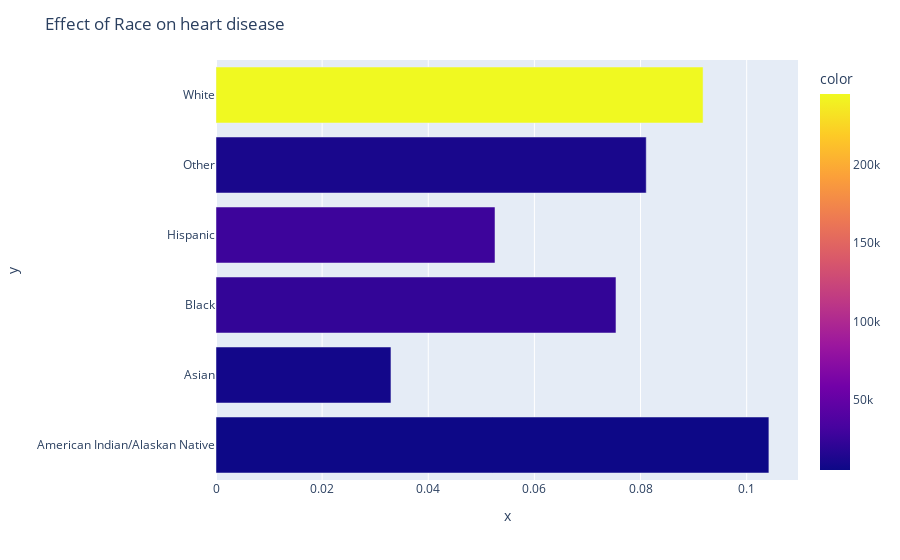

The notebook cell saved with this chart:
### Code cell
A2=list(df.groupby('Race').groups.keys())
B2=[]
C2=[]
for k in A2:
    x=df.loc[(df['Race']==k),:].loc[df['HeartDisease']=='Yes'].count()['HeartDisease']
    y=df.loc[(df['Race']==k),].count()['HeartDisease']
    B2+=[x/y]
    C2+=[y]
fig=px.bar(x=B2,y=A2,color=C2)
fig.update_layout(title_text="Effect of Race on heart disease")
fig.show()
fig.write_image("./Images/dataRaceVs.png")

### Figure 1 — Plotly figure (JSON) as saved in the notebook; plotly's stock layout.template omitted (floating-point values rounded to 4 significant figures)
{"data": [{"alignmentgroup": "True", "hovertemplate": "x=%{x}<br>y=%{y}<br>color=%{marker.color}<extra></extra>", "legendgroup": "", "marker": {"color": [5202, 8068, 22939, 27446, 10928, 245212], "coloraxis": "coloraxis", "pattern": {"shape": ""}}, "name": "", "offsetgroup": "", "orientation": "h", "showlegend": false, "textposition": "auto", "type": "bar", "x": [0.1042, 0.03297, 0.07537, 0.05258, 0.08108, 0.09179], "xaxis": "x", "y": ["American Indian/Alaskan Native", "Asian", "Black", "Hispanic", "Other", "White"], "yaxis": "y"}], "layout": {"barmode": "relative", "coloraxis": {"colorbar": {"title": {"text": "color"}}, "colorscale": [[0, "#0d0887"], [0.1111, "#46039f"], [0.2222, "#7201a8"], [0.3333, "#9c179e"], [0.4444, "#bd3786"], [0.5556, "#d8576b"], [0.6667, "#ed7953"], [0.7778, "#fb9f3a"], [0.8889, "#fdca26"], [1, "#f0f921"]]}, "legend": {"tracegroupgap": 0}, "margin": {"t": 60}, "title": {"text": "Effect of Race on heart disease"}, "xaxis": {"anchor": "y", "domain": [0, 1], "title": {"text": "x"}}, "yaxis": {"anchor": "x", "domain": [0, 1], "title": {"text": "y"}}}}
